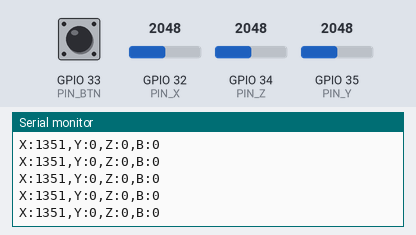
The sketch below on a simulated ESP32. On the bench: the last lines printed to the serial monitor. The inputs (shaded band) are chosen by the test bench; at power-on: GPIO 32 (PIN_X) = 2048, GPIO 34 (PIN_Z) = 2048, GPIO 35 (PIN_Y) = 2048, GPIO 33 (PIN_BTN) HIGH (analog values on the 0–4095 scale).

Above: at 1.2 s.
1.3 s: GPIO 32 (PIN_X) set to 2866
At 2.2 s:
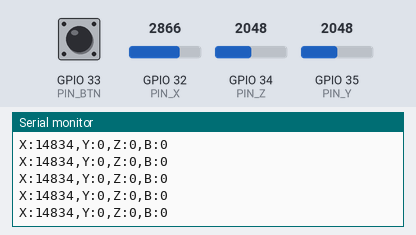
2.8 s: GPIO 34 (PIN_Z) set to 2866
At 3.3 s:
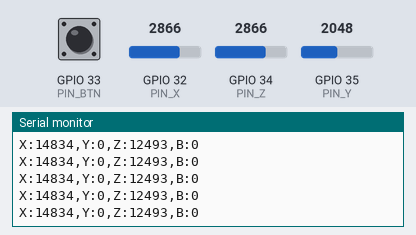
4.3 s: GPIO 35 (PIN_Y) set to 2866
At 4.8 s:
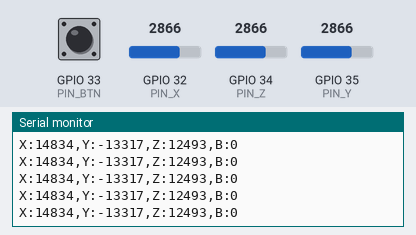
5.8 s: GPIO 33 (PIN_BTN) pulled LOW for 0.15 s
7.4 s: GPIO 32 (PIN_X) set to 3603
At 8.3 s:
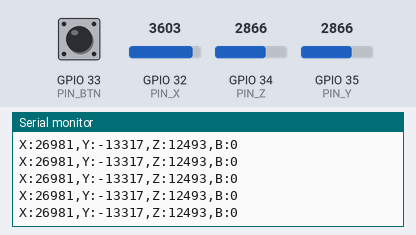
8.9 s: GPIO 33 (PIN_BTN) pulled LOW for 1 s
At 9.4 s:
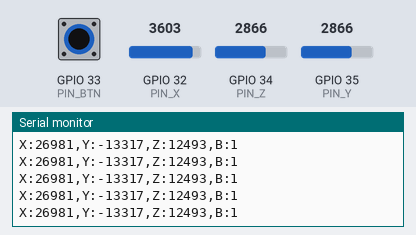
Timing chart, 0 to 11.9 s (numbered marks = the images above; inputs shaded):
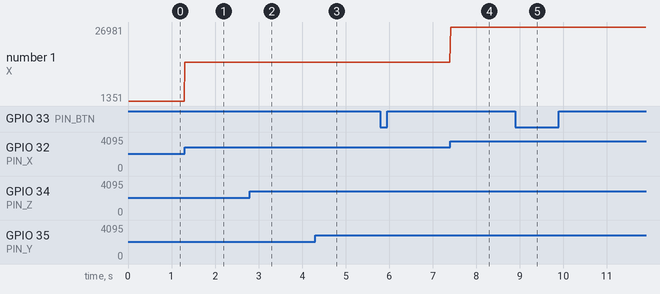

Measured:
- after the input at 1.3 s, the serial monitor: prints a new line at once (image 1)
- after the input at 2.8 s, the serial monitor: prints a new line at once (image 2)
- after the input at 4.3 s, the serial monitor: prints a new line at once (image 3)
- after the input at 7.4 s, the serial monitor: prints a new line at once (image 4)
- after the input at 8.9 s, the serial monitor: prints a new line at once (image 5)
- plotted number 1: 1351 → 14834 after the input at 1.3 s, 14834 → 26981 after the input at 7.4 s

The sketch:

spacemouse_uart.ino
```cpp
/*
 * SpaceMouse UART — ESP32 WROOM
 * Envoie les valeurs des axes via Serial (USB)
 * Format : "X:0,Y:0,Z:0,B:0\n"
 * Axes : GPIO32 (X), GPIO35 (Y), GPIO34 (Z), bouton GPIO33
 */

#include "soc/rtc_cntl_reg.h"

const int PIN_X    = 32;
const int PIN_Y    = 35;
const int PIN_Z    = 34;
const int PIN_BTN  = 33;
const int CENTER_X = 1906;
const int CENTER_Y = 1998;
const int CENTER_Z = 2048;
const int DEADZONE = 60;

int readADC(int pin) {
  long s = 0;
  for (int i = 0; i < 8; i++) { s += analogRead(pin); delayMicroseconds(100); }
  return s / 8;
}

int16_t toHID(int raw, int center) {
  int d = raw - center;
  if (abs(d) < DEADZONE) return 0;
  d = (d > 0) ? d - DEADZONE : d + DEADZONE;
  float n = constrain((float)d / (2048.0f - DEADZONE), -1.0f, 1.0f);
  return (int16_t)(n * 32767.0f);
}

void setup() {
  WRITE_PERI_REG(RTC_CNTL_BROWN_OUT_REG, 0);
  Serial.begin(115200);
  analogSetAttenuation(ADC_11db);
  analogReadResolution(12);
  pinMode(PIN_BTN, INPUT_PULLUP);
}

unsigned long lastSend = 0;

void loop() {
  if (millis() - lastSend < 16) return;
  lastSend = millis();

  int16_t x =  toHID(readADC(PIN_X), CENTER_X);
  int16_t y = -toHID(readADC(PIN_Y), CENTER_Y);
  int16_t z =  toHID(readADC(PIN_Z), CENTER_Z);
  int btn = digitalRead(PIN_BTN) == LOW ? 1 : 0;

  // Format simple parseable par Python
  Serial.print("X:");
  Serial.print(x);
  Serial.print(",Y:");
  Serial.print(y);
  Serial.print(",Z:");
  Serial.print(z);
  Serial.print(",B:");
  Serial.println(btn);
}
```
